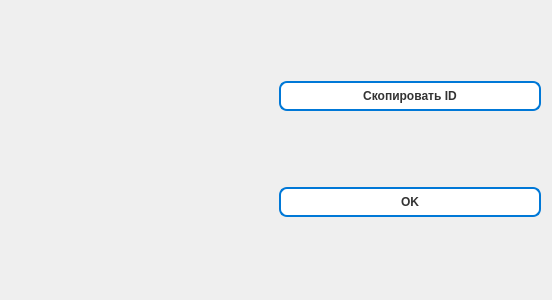
<?xml version="1.0" encoding="UTF-8"?>
<ui version="4.0">
 <class>Dialog_about_user</class>
 <widget class="QDialog" name="Dialog_about_user">
  <property name="geometry">
   <rect>
    <x>0</x>
    <y>0</y>
    <width>552</width>
    <height>300</height>
   </rect>
  </property>
  <property name="windowTitle">
   <string>Oson Baho – программа для оценки недвижимости</string>
  </property>
  <layout class="QGridLayout" name="gridLayout">
   <item row="0" column="0">
    <widget class="QLabel" name="label_public_id">
     <property name="styleSheet">
      <string notr="true">QLabel {
    color: #5c4033;         
    font-size: 14px;
    font-weight: 500;
    padding: 2px 4px;
}
</string>
     </property>
     <property name="text">
      <string/>
     </property>
    </widget>
   </item>
   <item row="0" column="1">
    <widget class="QPushButton" name="pushButton_copy_id">
     <property name="styleSheet">
      <string notr="true">QPushButton {
    background-color: #ffffff;
    color: #333333;
    border: 2px solid #0078d7;         /* синий акцент */
    border-radius: 8px;
    padding: 6px 12px;
    font-weight: bold;
}

QPushButton:hover {
    background-color: #e6f0ff;         /* светло-синий при наведении */
}

QPushButton:pressed {
    background-color: #cce0ff;         /* темнее при нажатии */
}

QPushButton:disabled {
    background-color: #f0f0f0;
    color: #a0a0a0;
    border: 1px solid #cccccc;
}
#pushButton_duplicate {
    background-color: #f9f9f9;
    border: 2px solid #28a745;   /* зелёный */
    border-radius: 8px;
    padding: 6px 14px;
}
#pushButton_duplicate:hover {
    background-color: #e6ffe9;
}
</string>
     </property>
     <property name="text">
      <string>Скопировать ID</string>
     </property>
    </widget>
   </item>
   <item row="1" column="1">
    <widget class="QPushButton" name="pushButton_ok">
     <property name="sizePolicy">
      <sizepolicy hsizetype="Minimum" vsizetype="Fixed">
       <horstretch>0</horstretch>
       <verstretch>0</verstretch>
      </sizepolicy>
     </property>
     <property name="layoutDirection">
      <enum>Qt::LeftToRight</enum>
     </property>
     <property name="styleSheet">
      <string notr="true">QPushButton {
    background-color: #ffffff;
    color: #333333;
    border: 2px solid #0078d7;         /* синий акцент */
    border-radius: 8px;
    padding: 6px 12px;
    font-weight: bold;
}

QPushButton:hover {
    background-color: #e6f0ff;         /* светло-синий при наведении */
}

QPushButton:pressed {
    background-color: #cce0ff;         /* темнее при нажатии */
}

QPushButton:disabled {
    background-color: #f0f0f0;
    color: #a0a0a0;
    border: 1px solid #cccccc;
}
#pushButton_duplicate {
    background-color: #f9f9f9;
    border: 2px solid #28a745;   /* зелёный */
    border-radius: 8px;
    padding: 6px 14px;
}
#pushButton_duplicate:hover {
    background-color: #e6ffe9;
}
</string>
     </property>
     <property name="text">
      <string>OK</string>
     </property>
    </widget>
   </item>
  </layout>
 </widget>
 <resources/>
 <connections/>
</ui>
